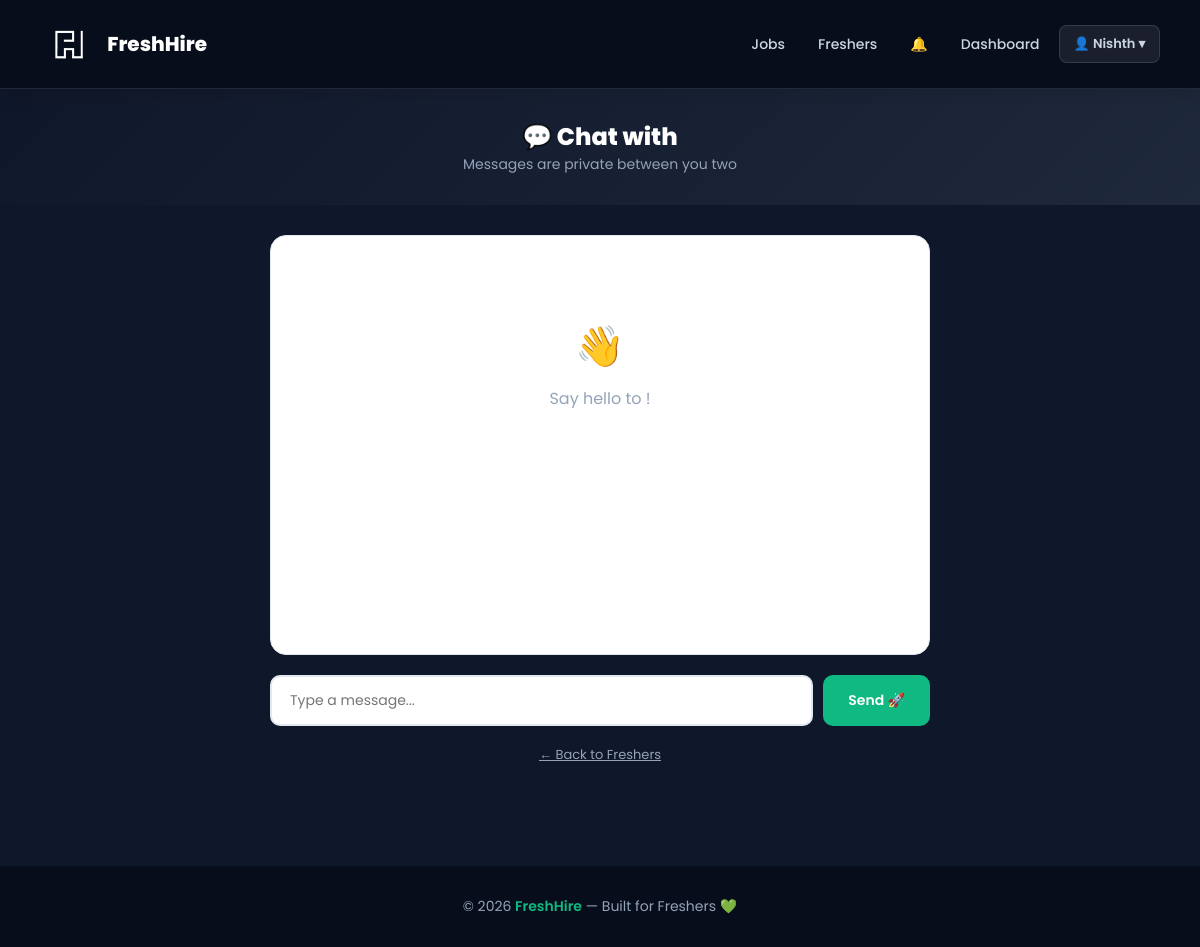
Page /chat/16 (signed in) on the earlier database version.
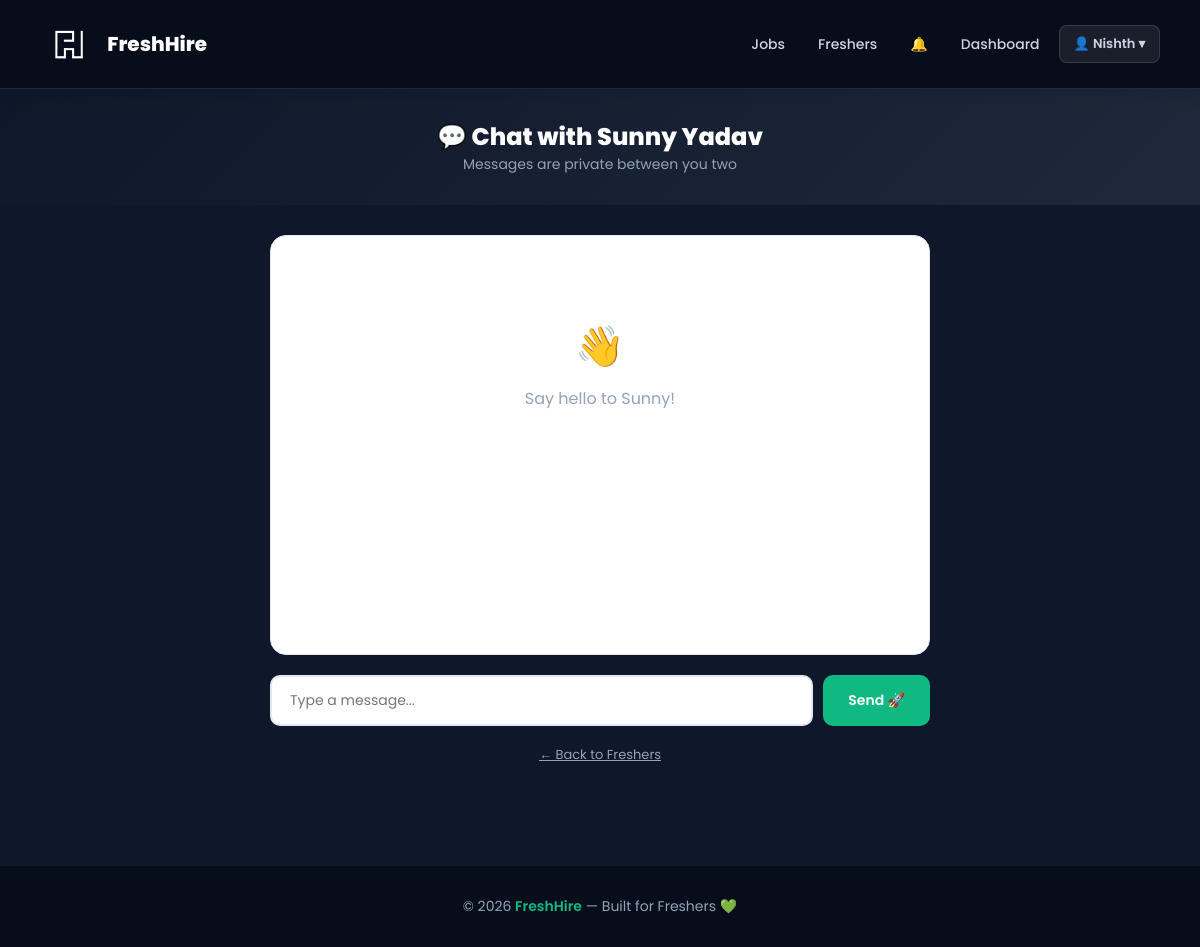
Same page on the later database version.
### tables this page shows
CREATE TABLE users (
    id         INTEGER PRIMARY KEY AUTOINCREMENT,
    first_name TEXT NOT NULL,
    last_name  TEXT,
    email      TEXT UNIQUE NOT NULL,
    username   TEXT UNIQUE NOT NULL,
    password   TEXT NOT NULL
, role TEXT DEFAULT fresher, phone TEXT);

### app.py (the view, shortened to what this page needs)
@app.route("/chat/<int:receiver_id>", methods=["GET", "POST"])
def chat(receiver_id):
    if "user_id" not in session:
        flash("Please login first!", "error")
        return redirect(url_for("login"))
    conn = get_db()
    messages = conn.execute("""
        SELECT chats.*, users.first_name FROM chats
        JOIN users ON chats.sender_id = users.id
        WHERE (sender_id=? AND receiver_id=?) OR (sender_id=? AND receiver_id=?)
        ORDER BY id ASC
    """, (session["user_id"], receiver_id, receiver_id, session["user_id"])).fetchall()
    receiver = conn.execute("SELECT * FROM users WHERE id=?", (receiver_id,)).fetchone()
    conn.close()
    return render_template("chat.html", messages=messages, receiver=receiver, receiver_id=receiver_id)

### app.py (called while the page is built)
def get_db():
    conn = sqlite3.connect("freshhire.db")
    conn.row_factory = sqlite3.Row
    return conn

@app.context_processor
def inject_globals():
    notif_count = 0
    if "user_id" in session:
        try:
            conn = get_db()
            notif_count = conn.execute(
                "SELECT COUNT(*) FROM notifications WHERE user_id=? AND is_read=0",
                (session["user_id"],)
            ).fetchone()[0]
            conn.close()
        except:
            pass
    return {"notif_count": notif_count}

### templates/chat.html (shortened to what this page needs)
<!DOCTYPE html>
<html>
<head>
    <link rel="stylesheet" href="/static/style.css">
</head>
<body>
<nav>
    <a href="/" style="display:flex; align-items:center; gap:8px; text-decoration:none;"><img src="/static/logo.png" alt="logo" style="height:32px;"><span style="color:white; font-weight:800; font-size:20px;">FreshHire</span></a>
    <div class="nav-links" id="nav-links">
        {% if session.get('user_id') %}
            <a href="/jobs">Jobs</a>
            <a href="/profiles">Freshers</a>
            <a href="/notifications" style="position:relative;">🔔</a>
            <a href="/dashboard">Dashboard</a>
            <div class="nav-dropdown">
                <button class="nav-dropdown-btn">👤 {{ session.get('name') }} ▾</button>
            </div>
        {% endif %}
    </div>
</nav>
<div style="background: linear-gradient(135deg, #0f172a, #1e293b); padding:30px 20px; text-align:center; color:white;">
    <h1 style="font-size:24px; font-weight:800;">💬 Chat with {{ receiver.first_name }} {{ receiver.last_name }}</h1>
    <p style="color:#94a3b8; font-size:14px;">Messages are private between you two</p>
</div>
<div style="max-width:700px; margin:30px auto; padding:0 20px 40px;">
    <div class="chat-box" id="chatbox">
        {% if not messages %}
        <div style="text-align:center; padding:60px 20px; color:#94a3b8;">
            <p style="font-size:40px; margin-bottom:10px;">👋</p>
            <p>Say hello to {{ receiver.first_name }}!</p>
        </div>
        {% endif %}
    </div>
    <form method="POST" action="/chat/{{ receiver_id }}">
        <div class="chat-input-row">
            <input type="text" name="message" placeholder="Type a message..." required autocomplete="off">
            <button type="submit" class="btn" style="padding:13px 25px;">Send 🚀</button>
        </div>
    </form>
    <p style="text-align:center; margin-top:15px;">
        <a href="/profiles" style="color:#94a3b8; font-size:13px;">← Back to Freshers</a>
    </p>
</div>
<footer>© 2026 <span>FreshHire</span> — Built for Freshers 💚</footer>
</body>
</html>

Differences in the rows shown:
added users: first_name "Sunny", last_name "Yadav"
